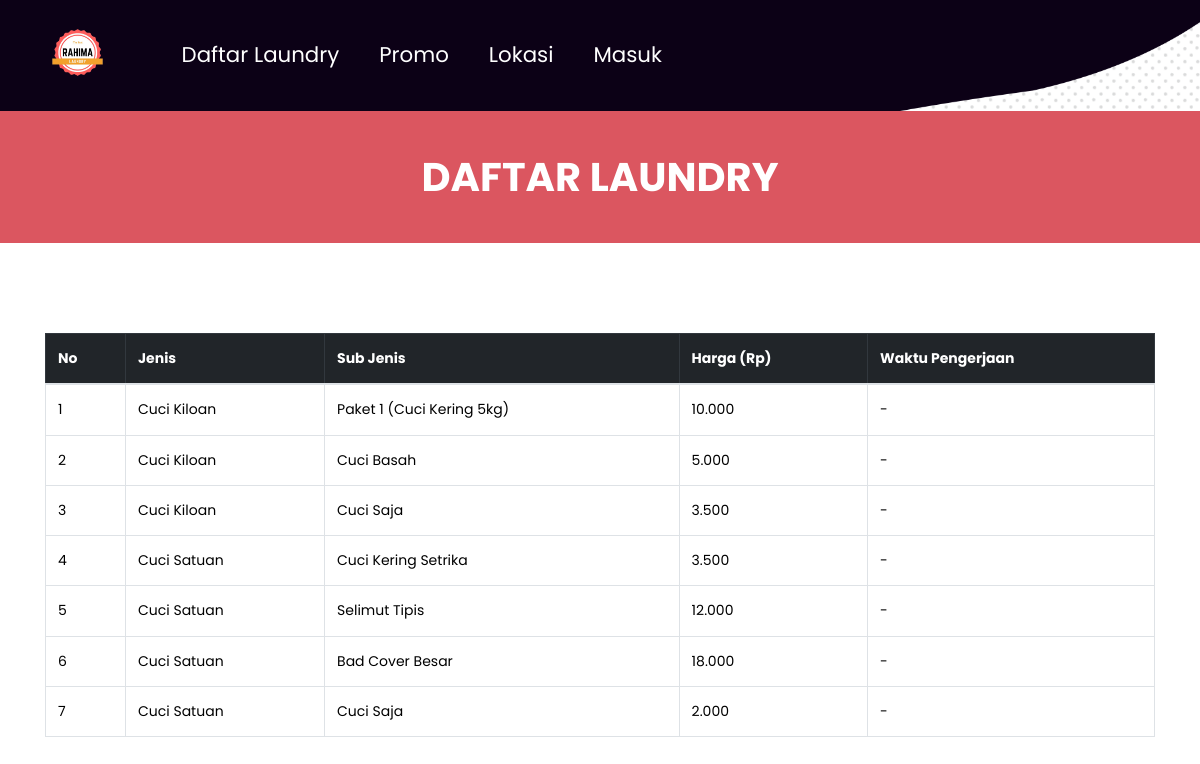
The page /daftar.php on the database as committed earlier.
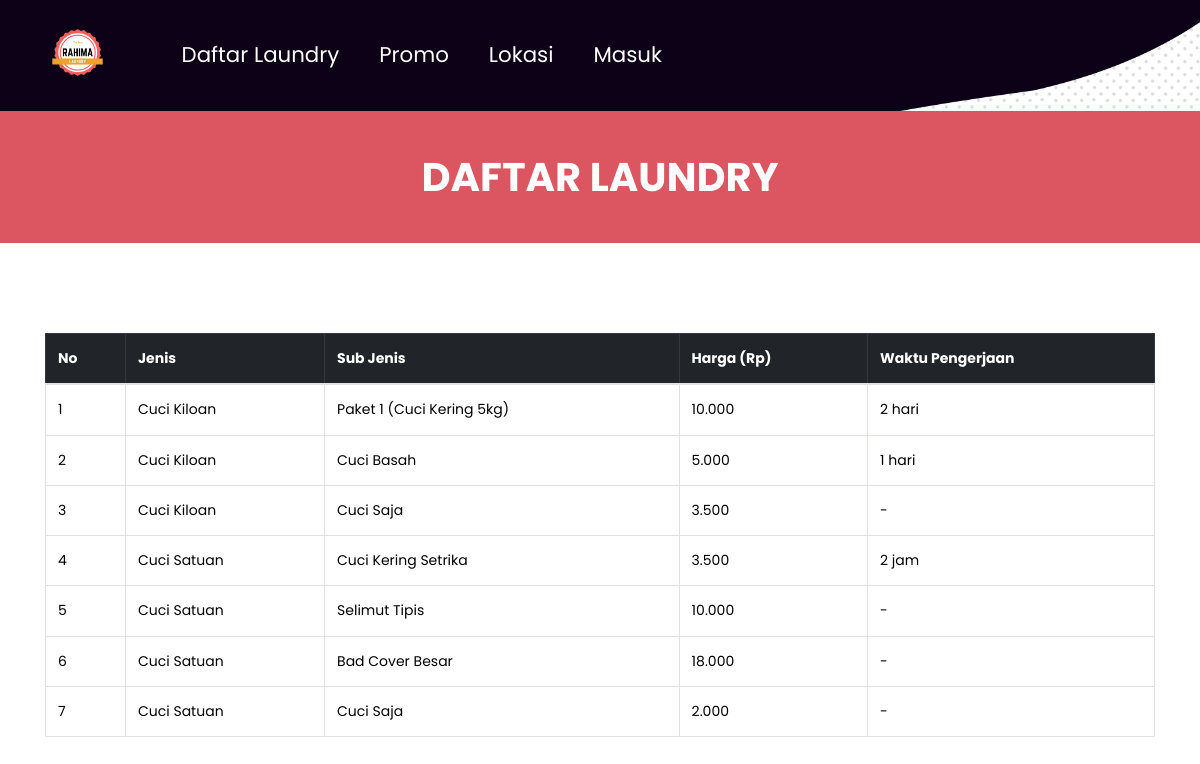
The same page on the database as committed later.
### tables this page shows
CREATE TABLE `jenis` (
  `idjenis` int(5) NOT NULL,
  `jenis` enum('Cuci Kiloan','Cuci Satuan') NOT NULL,
  `subjenis` varchar(50) NOT NULL,
  `harga` float NOT NULL,
  `ket` text NOT NULL
);

### daftar.php (the view, shortened to what this page needs)
<?php require('header.php') ?>
	</div>
  <div class="collection_text">DAFTAR LAUNDRY</div>
    <div class="layout_padding collection_section">
    	<div class="container">
           <div class="panel panel-default">
                <div class="panel-body">
                    <div class="table-responsive">
                        <table class="table table-bordered table-hover " id="dataTables-example">
                            <thead class="success table-dark">
                                <tr>
                                    <th>No</th>
                                    <th>Jenis</th>
                                    <th>Sub Jenis</th>
                                    <th>Harga (Rp)</th>
                                    <th>Waktu Pengerjaan</th>
                                </tr>
                            </thead>
                            <tbody>
                                    <?php $no=1; $query = mysqli_query($kon, "SELECT * FROM jenis ORDER BY jenis ASC");
                                        while($data = mysqli_fetch_array($query)){ ?>
                                            <tr class="odd gradeX" style="color: black;">
                                                    <td><?= $no++; ?></td>
                                                    <td><?= $data['jenis'] ?></td>
                                                    <td><?= $data['subjenis'] ?></td>
                                                    <td><?= number_format($data['harga'],0,'.','.') ?></td>
                                                    <td><?= $data['ket'] ?></td>
                                                </tr>
                                        <?php } ?>
                                </tbody>
                        </table>
                        <br>
                        <br>
                        <br>
                    </div>
                </div>
            </div>
    	</div>
    </div>
   </body>
</html>

Rows that differ between the two databases and show on the page:
changed jenis "Paket 1 (Cuci Kering 5kg)": ket "-" → "2 hari"
changed jenis "Cuci Basah": ket "-" → "1 hari"
changed jenis "Cuci Kering Setrika": ket "-" → "2 jam"
changed jenis "Selimut Tipis": harga "12.000" → "10.000"
